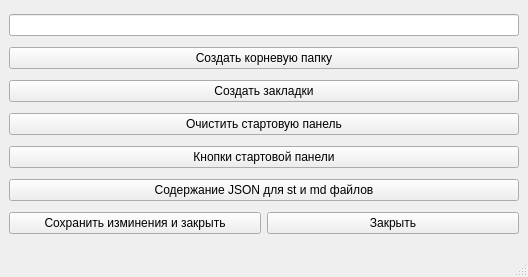
<?xml version="1.0" encoding="UTF-8"?>
<ui version="4.0">
 <class>MainWindow</class>
 <widget class="QMainWindow" name="MainWindow">
  <property name="geometry">
   <rect>
    <x>0</x>
    <y>0</y>
    <width>528</width>
    <height>277</height>
   </rect>
  </property>
  <property name="windowTitle">
   <string>MainWindow</string>
  </property>
  <widget class="QWidget" name="centralwidget">
   <layout class="QHBoxLayout" name="horizontalLayout">
    <item>
     <layout class="QVBoxLayout" name="verticalLayout">
      <item>
       <widget class="QLineEdit" name="path_root_folder"/>
      </item>
      <item>
       <widget class="QPushButton" name="but_dialog_create_folder">
        <property name="text">
         <string>Создать корневую папку</string>
        </property>
       </widget>
      </item>
      <item>
       <widget class="QPushButton" name="but_create_bookmarks">
        <property name="text">
         <string>Создать закладки</string>
        </property>
       </widget>
      </item>
      <item>
       <widget class="QPushButton" name="but_clear_user_button">
        <property name="text">
         <string>Очистить стартовую панель</string>
        </property>
       </widget>
      </item>
      <item>
       <widget class="QPushButton" name="but_contents_start_panel">
        <property name="text">
         <string>Кнопки стартовой панели</string>
        </property>
       </widget>
      </item>
      <item>
       <widget class="QPushButton" name="but_contents_tree_files">
        <property name="text">
         <string>Содержание JSON для st и md файлов</string>
        </property>
       </widget>
      </item>
      <item>
       <layout class="QHBoxLayout" name="horizontalLayout_2">
        <item>
         <widget class="QPushButton" name="but_close_save_minutes">
          <property name="text">
           <string>Сохранить изминения и закрыть</string>
          </property>
         </widget>
        </item>
        <item>
         <widget class="QPushButton" name="but_close_window">
          <property name="text">
           <string>Закрыть</string>
          </property>
         </widget>
        </item>
       </layout>
      </item>
     </layout>
    </item>
   </layout>
  </widget>
  <widget class="QMenuBar" name="menubar">
   <property name="geometry">
    <rect>
     <x>0</x>
     <y>0</y>
     <width>528</width>
     <height>22</height>
    </rect>
   </property>
  </widget>
  <widget class="QStatusBar" name="statusbar"/>
 </widget>
 <resources/>
 <connections/>
</ui>
